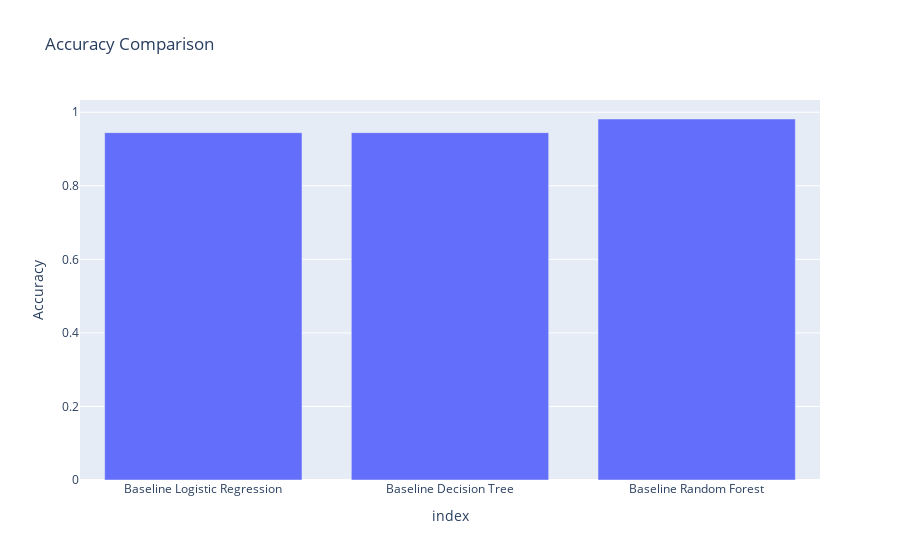

Notebook code cell kept with this figure:
### Code cell
#30

rows = ['Baseline Logistic Regression', 'Baseline Decision Tree', 'Baseline Random Forest']
columns = ['Accuracy', 'F1 Score:Micro', 'F1 Score:Macro', 'Precision:Micro', 'Precision:Macro', 'Recall:Micro', 'Recall:Macro']
values = [['0.9444', '0.9444', '0.9444', '0.9444', '0.9444', '0.9444', '0.9444'],
          ['0.9444', '0.9444', '0.9444', '0.9444', '0.9444','0.9444', '0.9444'],
          [accuracy_score(y_test, rf_predicted), f1_score(y_test, rf_predicted, average='micro'), f1_score(y_test, rf_predicted, average='macro'), precision_score(y_test, rf_predicted, average='micro'), precision_score(y_test, rf_predicted, average='macro'), recall_score(y_test, rf_predicted, average='micro'), recall_score(y_test, rf_predicted, average='macro')]]
df_model_compare = pd.DataFrame(values, rows, columns)
df_model_compare

fig = px.bar(df_model_compare, x=df_model_compare.index, y='Accuracy', title='Accuracy Comparison')
fig.show()

### Figure 1 — Plotly figure (JSON) as saved in the notebook; plotly's stock layout.template omitted (floating-point values rounded to 4 significant figures)
{"data": [{"alignmentgroup": "True", "hovertemplate": "index=%{x}<br>Accuracy=%{y}<extra></extra>", "legendgroup": "", "marker": {"color": "#636efa"}, "name": "", "offsetgroup": "", "orientation": "v", "showlegend": false, "textposition": "auto", "type": "bar", "x": ["Baseline Logistic Regression", "Baseline Decision Tree", "Baseline Random Forest"], "xaxis": "x", "y": ["0.9444", "0.9444", 0.9815], "yaxis": "y"}], "layout": {"barmode": "relative", "legend": {"tracegroupgap": 0}, "title": {"text": "Accuracy Comparison"}, "xaxis": {"anchor": "y", "domain": [0, 1], "title": {"text": "index"}}, "yaxis": {"anchor": "x", "domain": [0, 1], "title": {"text": "Accuracy"}}}}
